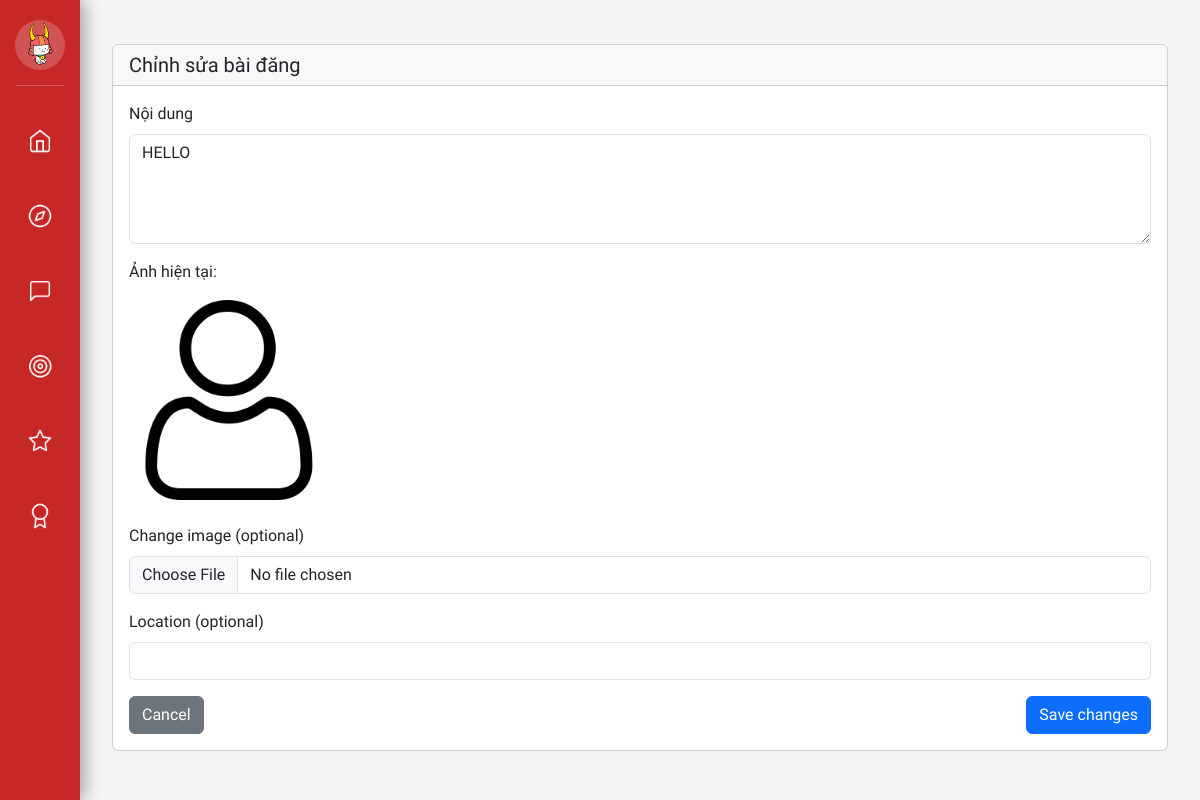
The page /social/edit-post/23/ (signed in) on the database its author committed.
### users/models.py (models this page shows, shortened)
class User(AbstractUser):
    GENDER_CHOICES = [
        ('male', 'Male'),
        ('female', 'Female'),
        ('other', 'Other'),
        ('not_specified', 'Not specified'),
    ]
    STATUS_CHOICES = [
        ('online', 'Online'),
        ('offline', 'Offline'),
        ('busy', 'Busy'),
        ('away', 'Away'),
        ('available', 'Available for connection'),
    ]
    phone_regex = RegexValidator(
        regex=r'^\+?1?\d{9,15}$',
        message="Phone number must be in the format: '+999999999' or '0999999999'"
    )
    email = models.EmailField(unique=True)
    phone = models.CharField(
        validators=[phone_regex],
        max_length=17,
        unique=True,
        help_text="Phone number must be in the format: '+84xxxxxxxxx' or '0xxxxxxxxx'"
    )
    full_name = models.CharField(max_length=100)
    hometown = models.CharField(max_length=255, blank=True)
    date_of_birth = models.DateField(null=True, blank=True, verbose_name="Date of Birth")
    gender = models.CharField(
        max_length=20,
        choices=GENDER_CHOICES,
        default='not_specified',
        help_text="User's gender"
    )
    bio = models.TextField(
        max_length=500,
        blank=True,
        help_text="Short introduction about yourself (max 500 characters)"
    )
    status = models.CharField(
        max_length=20,
        choices=STATUS_CHOICES,
        default='offline',
        help_text="Current status"
    )
    interests = models.TextField(default='[]', blank=True)
    avatar = models.ImageField(upload_to='avatars/', blank=True)
    latitude = models.FloatField(null=True, blank=True, help_text="Latitude")
    longitude = models.FloatField(null=True, blank=True, help_text="Longitude")
    search_radius = models.FloatField(default=50.0, help_text="Search radius (km)")
    level = models.IntegerField(default=1)
    points = models.IntegerField(default=0)
    is_admin = models.BooleanField(default=False)
    objects = UserManager()
    USERNAME_FIELD = 'email'
    REQUIRED_FIELDS = ['phone', 'full_name']
    class Meta:
        verbose_name = "User"
        verbose_name_plural = "Users"
        ordering = ['-date_joined']

### social/models.py (models this page shows, shortened)
class Post(models.Model):
    author = models.ForeignKey(User, related_name='posts', on_delete=models.CASCADE)
    content = models.TextField()
    image = models.ImageField(upload_to='posts/', blank=True, null=True)
    location = models.CharField(max_length=255, blank=True)
    latitude = models.FloatField(null=True, blank=True)
    longitude = models.FloatField(null=True, blank=True)
    created_at = models.DateTimeField(default=timezone.now)
    updated_at = models.DateTimeField(auto_now=True)
    class Meta:
        ordering = ['-created_at']
        verbose_name = 'Post'
        verbose_name_plural = 'Posts'

### social/views.py (the view, shortened to what this page needs)
# urls.py: path('edit-post/<int:post_id>/', views.edit_post, name='edit_post'),
@login_required
def edit_post(request, post_id):
    post = get_object_or_404(Post, id=post_id)
    if post.author != request.user:
        messages.error(request, 'Bạn không có quyền chỉnh sửa bài đăng này!')
        return redirect('wall')
    return render(request, 'edit_post.html', {'post': post})

### templates/edit_post.html (shortened to what this page needs)
{% extends 'base.html' %} {% block content %}
<div class="container py-4">
  <div class="card">
    <div class="card-header">
      <h5 class="card-title mb-0">Chỉnh sửa bài đăng</h5>
    </div>
    <div class="card-body">
      <form method="POST" enctype="multipart/form-data">
        <div class="mb-3">
          <label for="content" class="form-label">Nội dung</label>
          <textarea
            class="form-control"
            id="content"
            name="content"
            rows="4"
            required
          >
{{ post.content }}</textarea
          >
        </div>
        {% if post.image %}
        <div class="mb-3">
          <p>Ảnh hiện tại:</p>
          <img
            src="{{ post.image.url }}"
            alt="Current post image"
            class="img-fluid mb-2"
            style="max-height: 200px"
          />
        </div>
        {% endif %}
        <div class="mb-3">
          <label for="image" class="form-label">Change image (optional)</label>
          <input
            type="file"
            class="form-control"
            id="image"
            name="image"
            accept="image/*"
          />
        </div>
        <div class="mb-3">
          <label for="location" class="form-label">Location (optional)</label>
          <input
            type="text"
            class="form-control"
            id="location"
            name="location"
            value="{{ post.location }}"
          />
        </div>
        <div class="d-flex justify-content-between">
          <a href="{% url 'wall' %}" class="btn btn-secondary">Cancel</a>
          <button type="submit" class="btn btn-primary">Save changes</button>
        </div>
      </form>
    </div>
  </div>
</div>
{% endblock %}

### templates/base.html (shortened to what this page needs)
{% load static %}
<!DOCTYPE html>
<html lang="en">
  <head>
    <link
      href="https://cdn.jsdelivr.net/npm/bootstrap@5.3.0/dist/css/bootstrap.min.css"
      rel="stylesheet"
    />
    <link
      href="https://cdnjs.cloudflare.com/ajax/libs/font-awesome/6.4.0/css/all.min.css"
      rel="stylesheet"
    />
  </head>
  <body>
    <div class="sidebar">
      <div class="profile-section">
        <div class="profile-avatar" id="profile-btn">
          {% if user.avatar %}
          <img
            src="{{ user.avatar.url }}"
            alt="Avatar"
            style="
              width: 100%;
              height: 100%;
              border-radius: 50%;
              object-fit: cover;
            "
          />
          {% else %}
          <i class="fas fa-user"></i>
          {% endif %}
        </div>
      </div>
      <div class="nav-buttons">
        <button class="sidebar-btn" id="home-btn" title="Home">
          <span class="icon-home"></span>
        </button>
        <button class="sidebar-btn" id="social-btn" title="Social Network">
          <span class="icon-social"></span>
        </button>
        <button class="sidebar-btn" id="chat-btn" title="Message">
          <span class="icon-message"></span>
        </button>
        <label for="mission-toggle" class="sidebar-btn" title="Mission">
          <span class="icon-mission"></span>
        </label>
        <label for="event-toggle" class="sidebar-btn" title="Event">
          <span class="icon-event"></span>
        </label>
        <label for="achievement-toggle" class="sidebar-btn" title="Achievement">
          <span class="icon-achievement"></span>
        </label>
      </div>
    </div>
    <div class="panels">
      <div class="content-panel mission-panel">
        <div class="panel-header">Mission</div>
        <div class="panel-content">
          <div class="event-card">
            <h3>Daily Check-in</h3>
            <p>
            </p>
          </div>
          <div class="event-card">
            <h3>Help a Newcomer</h3>
            <p>Guide someone new to the community and earn mentor badges.</p>
          </div>
          <div class="event-card">
            <h3>Share Your Story</h3>
            <p>Tell your journey and inspire others in the community.</p>
          </div>
          <div class="event-card">
            <h3>Local Explorer</h3>
            <p>Discover and review local Vietnamese businesses and services.</p>
          </div>
        </div>
      </div>
      <div class="content-panel event-panel">
        <div class="panel-header">Sự kiện</div>
        <div class="panel-content">
          <div class="event-card">
            <h3>🎉 Khám phá sự kiện</h3>
            <p>
            </p>
          </div>
        </div>
      </div>
      <div class="content-panel achievement-panel">
        <div class="panel-header">Achievements</div>
        <div class="panel-content">
          <div class="event-card">
            <h3>Community Builder</h3>
            <p>
            </p>
          </div>
          <div class="event-card">
            <h3>Social Butterfly</h3>
            <p>
            </p>
          </div>
          <div class="event-card">
            <h3>Culture Ambassador</h3>
            <p>
            </p>
          </div>
        </div>
      </div>
    </div>
    <div
      class="main-container"
      style="margin-left: 80px; padding: 20px; min-height: 100vh"
    >
      {% block content %}{% endblock %}
    </div>
  </body>
</html>

### templates/base.html (style rules this page uses)
* { margin: 0; padding: 0; box-sizing: border-box; font-family: "Baloo 2", Arial, sans-serif !important; }
body { background: #f5f5f5; overflow: hidden; }
.sidebar { position: fixed; left: 0; top: 0; width: 80px; height: 100vh; background: #c62828; display: flex; flex-direction: column; align-items: center; z-index: 1000; box-shadow: 4px 0 12px rgba(0, 0, 0, 0.1); }
.profile-section { padding: 20px 0 15px 0; border-bottom: 1px solid rgba(255, 255, 255, 0.2); margin-bottom: 30px; }
.profile-avatar { width: 50px; height: 50px; background: rgba(255, 255, 255, 0.2); border-radius: 50%; display: flex; align-items: center; justify-content: center; font-size: 24px; color: white; cursor: pointer; transition: all 0.3s ease; }
.nav-buttons { flex: 1; display: flex; flex-direction: column; align-items: center; justify-content: flex-start; gap: 25px; }
.sidebar-btn { width: 50px; height: 50px; background: transparent; border: none; border-radius: 12px; color: white; font-size: 20px; cursor: pointer; display: flex; align-items: center; justify-content: center; transition: all 0.3s ease; position: relative; }
.content-panel { position: fixed; left: 80px; top: 0; width: 400px; height: 100vh; background: white; box-shadow: 4px 0 20px rgba(0, 0, 0, 0.1); transform: translateX(-100%); transition: transform 0.3s ease; z-index: 999; overflow: hidden; }
.panel-header { background: #c62828; color: white; padding: 20px; text-align: center; font-weight: 600; font-size: 18px; }
.panel-content { height: calc(100vh - 70px); overflow-y: auto; padding: 20px; }
.event-card { background: #fce4ec; border-radius: 16px; padding: 20px; margin-bottom: 16px; border: none; box-shadow: 0 2px 8px rgba(0, 0, 0, 0.1); transition: transform 0.2s ease; }
.event-card h3 { color: #1565c0; font-size: 18px; font-weight: 600; margin-bottom: 8px; }
.event-card p { color: #424242; font-size: 14px; line-height: 1.5; margin-bottom: 12px; }
.event-panel { position: fixed; left: 80px; top: 0; width: 400px; height: 100vh; background: white; box-shadow: 4px 0 20px rgba(0, 0, 0, 0.1); transform: translateX(-100%); transition: transform 0.3s ease; z-index: 999; overflow: hidden; }
.achievement-panel { position: fixed; left: 80px; top: 0; width: 400px; height: 100vh; background: white; box-shadow: 4px 0 20px rgba(0, 0, 0, 0.1); transform: translateX(-100%); transition: transform 0.3s ease; z-index: 999; overflow: hidden; }
.icon-home { display: block; width: 64px; height: 64px; background-image: url("/static/images/Home.png"); background-size: contain; background-repeat: no-repeat; background-position: center; }
.icon-message { display: block; width: 64px; height: 64px; background-image: url("/static/images/Message.png"); background-size: contain; background-repeat: no-repeat; background-position: center; }
.icon-social { display: block; width: 64px; height: 64px; background-image: url("/static/images/Social.png"); background-size: contain; background-repeat: no-repeat; background-position: center; }
.icon-mission { display: block; width: 64px; height: 64px; background-image: url("/static/images/MissionButton.png"); background-size: contain; background-repeat: no-repeat; background-position: center; }
.icon-event { display: block; width: 64px; height: 64px; background-image: url("/static/images/EventButton.png"); background-size: contain; background-repeat: no-repeat; background-position: center; }
.icon-achievement { display: block; width: 64px; height: 64px; background-image: url("/static/images/AchievementButton.png"); background-size: contain; background-repeat: no-repeat; background-position: center; }

### rows shown on the page
User: avatar (picture)
Post: content "HELLO", image (picture)
